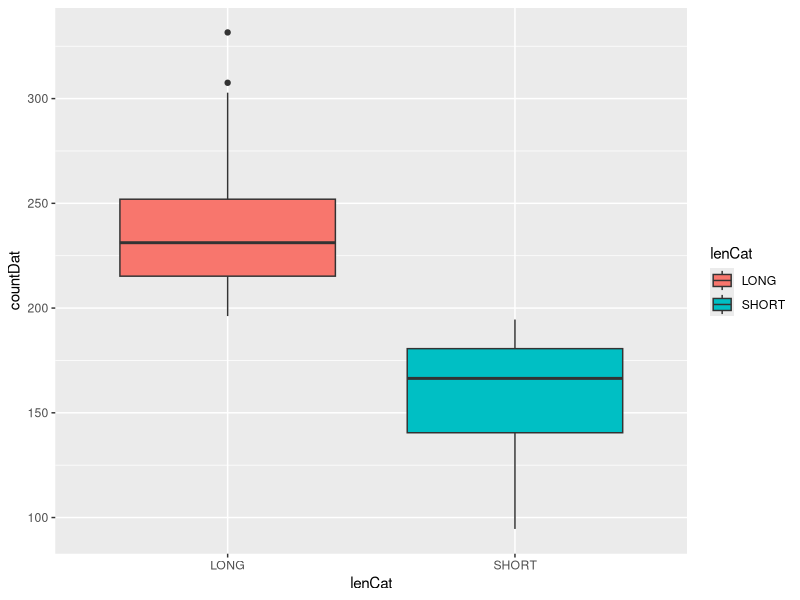

Recreate this plot in R.
## ---- chunk 1
knitr::opts_chunk$set(echo = TRUE)
## ---- chunk 2
# set sample size 
n <- 100
#simulate length data 
lenDat <- rnorm(n=n, mean=400, sd=100)

#simulate counts that are correlated to length, but with measurment error

error <- runif(n=n, min=.80, max = 1.25)

countDat <- lenDat * .5

coutDat <- countDat * error

#simulate truly random counts

#countDat <- rnorm(n=n, mean=500, sd=150)

#combine everything, leaving a column for the classes 
library(tidyverse)

lenCat <- character(length= n)

dat <- data.frame(countDat, lenDat, lenCat, stringsAsFactors = FALSE)

# add to empty column in data so that it categorizes the lengths into long and short 
#I'm 100% sure there's an easier way to do this

 rownum <- 0
 meanLen <- mean(dat[,2])
 
for (x in 1:length(dat[,2])) {
  rownum <- 1 + rownum
  if (dat[rownum,2] >= meanLen) {
    dat[rownum,3] <- "LONG"
  }else{
    dat[rownum,3] <- "SHORT"
  }
}


## ---- chunk 3
#run ANOVA

ANOmodel <- aov(countDat~lenCat, data=dat)
summary(ANOmodel)

#graph

ANOplot <- ggplot(data=dat,
                 aes(x=lenCat,y=countDat,
                     fill=lenCat)) +
  geom_boxplot()
print(ANOplot) 

